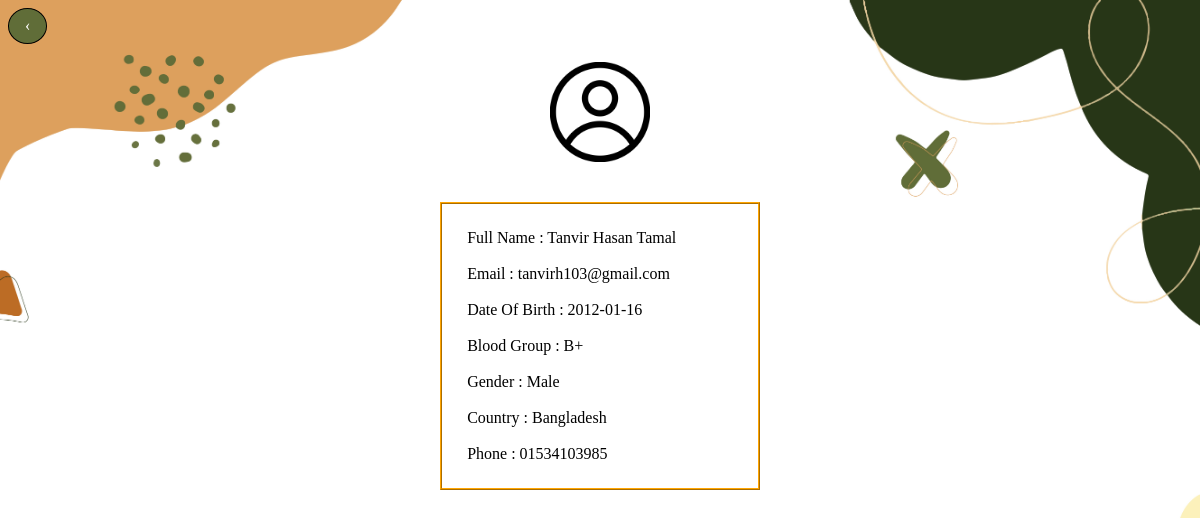
The app's page /view/view-information.php?id=2 (signed in) with its own data.
### tables this page shows
CREATE TABLE `userinfo` (
  `UserID` int(11) NOT NULL,
  `FirstName` varchar(40) NOT NULL,
  `LastName` varchar(40) NOT NULL,
  `Email` varchar(40) NOT NULL,
  `Password` varchar(40) NOT NULL,
  `BloodGroup` varchar(10) NOT NULL,
  `DOB` varchar(10) NOT NULL,
  `Gender` varchar(10) NOT NULL,
  `Country` varchar(40) NOT NULL,
  `Phone` varchar(15) NOT NULL,
  `ProfilePicture` varchar(80) NOT NULL,
  `Role` varchar(15) NOT NULL
);

### model/user-info-model.php (called while the page is built, shortened)
<?php
    function userInfo($id){
        $con=dbConnection();
        $sql="select* from UserInfo where UserID='$id'";
        $result=mysqli_query($con,$sql);
        $row=mysqli_fetch_assoc($result);
        return $row;
    }
?>

### view/view-information.php (the view, shortened to what this page needs)
<?php
    require_once('../model/user-info-model.php');
    $id = $_COOKIE['id'];
    $row = userInfo($id);
    $flag = 0;
    if(isset($_GET['id'])){
    $id2 = $_GET['id'];
    $row2 = UserInfo($id2);
    if($id!=$id2) $flag = 1;
    }
?>
<!DOCTYPE html>
<html lang="en">
<head>
    <link rel="stylesheet" href="css/style.css">
</head>
<body>
<?php if($flag == 1) echo "<a href=\"user-list.php\" class=\"backButton\">&#8249;</a>"; ?>
    <br><br>
    <center>
    <?php
        if($flag==0) echo "<img src=\"../{$row['ProfilePicture']}\" width=\"100px\">";
        else echo "<img src=\"../{$row2['ProfilePicture']}\" width=\"100px\">";
    ?>
    </center>
    <br><br>
    <table width="27%" border="1" cellspacing="0" cellpadding="25" align="center" class="table">
        <tr>
            <?php
                if($flag==0){
                    $fullname=$row['FirstName']." ".$row['LastName'];
                echo "<td>
                    Full Name : {$fullname} </font><br><br>
                    Email  : {$row['Email']} </font><br><br>
                    Date Of Birth       : {$row['DOB']} </font><br><br>
                    Blood Group  : {$row['BloodGroup']} </font><br><br>
                    Gender     : {$row['Gender']} </font><br><br>
                    Country     : {$row['Country']} </font><br><br>
                    Phone   : {$row['Phone']} </font><br>
                    </td>";
                }else{
                    $fullname = $row2['FirstName']." ".$row2['LastName'];
                echo "<td>
                Full Name : {$fullname} </font><br><br>
                Email  : {$row2['Email']} </font><br><br>
                Date Of Birth       : {$row2['DOB']} </font><br><br>
                Blood Group  : {$row2['BloodGroup']} </font><br><br>
                Gender     : {$row2['Gender']} </font><br><br>
                Country     : {$row2['Country']} </font><br><br>
                Phone   : {$row2['Phone']} </font><br>
                </td>";
                }
            ?>
        </tr>
    </table>
</body>
</html>

### view/css/style.css (style rules this page uses)
body { background-image: url("../../uploads/images/background.jpg"); background-position: center; background-repeat: no-repeat; background-size: cover; background-attachment: fixed; }
a { text-decoration: none; color: blue; }
.backButton { text-decoration: none; display: inline-block; padding: 8px 16px; }
.backButton { background-color: rgb(96, 109, 56); color: white; border-radius: 50%; border: 1px solid black; }
.table { margin-left: auto; margin-right: auto; border-color: orange; }

### records on screen
userinfo: ProfilePicture (placeholder picture), fullname "Tanvir Hasan Tamal", Email "tanvirh103@gmail.com", DOB "2012-01-16", BloodGroup "B+", Gender "Male", Country "Bangladesh", Phone "01534103985"
